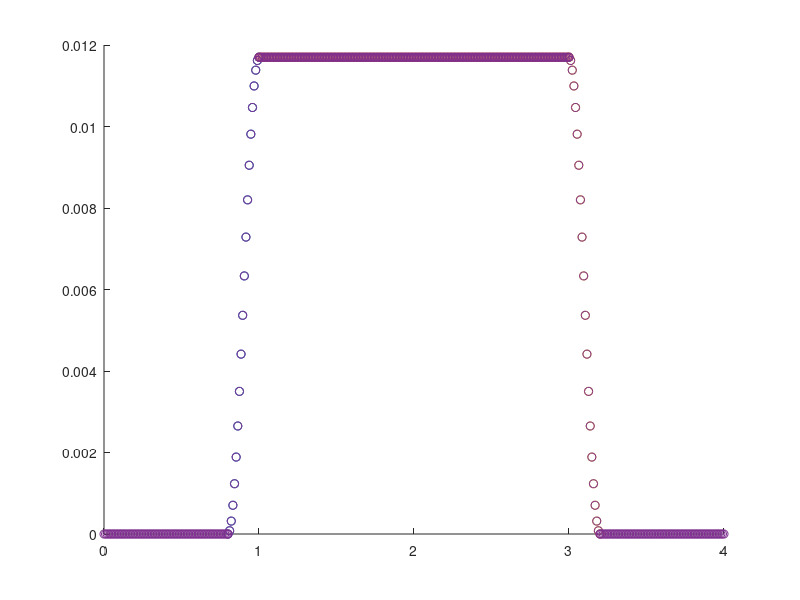

Reproduce this figure in MATLAB.
close all

% TO CHANGE

T = 4; % Total duration
t = 2; % Gripped duration
d1 = 0.2; % getting to postion
d2 = 0.2; % return to position
N = 400; % number of 'points'
A = 0.0117; % distanced covered
filename = 'Profile_grip';

% END TO CHANGE



% Calculate each section number of points
N0 = int16(N/T*0.8);

N000 = int16(N/T*0.8);
N1 = int16(N/T*d1);
N2 = int16(N/T*t);
N3 = N-N1-N2-N0-N000;

% Determine end of phase 1 and 2 time
l0 = 0+0.8;
l1 = l0+d1;
l2 = l1+t;
l000 = l2+d2;

% linearly spread space for all 3 phases
n0 = linspace(0,l0,N0);
n1 = linspace(l0,l1,N1);
n2 = linspace(l1,l2,N2);
n3 = linspace(l2,l000,N3);
n000 = linspace(l000,T,N000);

% Phase 1, reshape to fit 1xn
y1 = (-A*cos(1/d1*pi*n1) + A)/2;
y1 = reshape(y1, [N1,1]);

% Phase 2, only get 1st column
y2 = A*ones(N2);
y2 = y2(:,1);

% Phase 3, reshape to fit 1xn
y3 = (A*cos(1/d2*pi*(n3-l2)) + A)/2;
y3 = reshape(y3, [N3,1]);

y0 = zeros(N0);
y0 = y0(:,1);

y000 = zeros(N000);
y000 = y000(:,1);

% join x and y axis 
y = [y0; y1; y2; y3; y000];
n = [reshape(n0, [N0,1]); reshape(n1, [N1,1]); reshape(n2, [N2,1]); reshape(n3, [N3,1]); reshape(n000, [N000,1])];
grip_profile_V2 = [n y];

% Export
save(filename,'grip_profile_V2');

% Visualise plots
scatter(n1,y1);
hold on;
scatter(n2,y2);
scatter(n3,y3);
scatter(n,y);